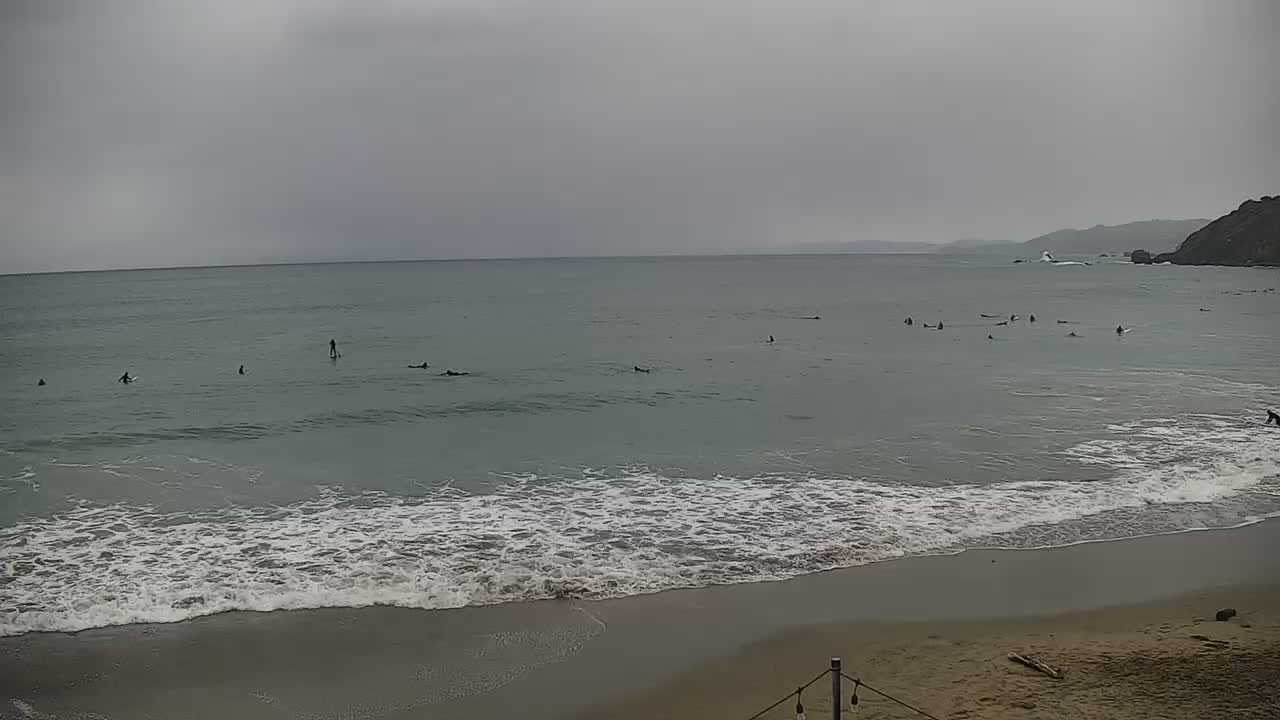
#> input picture data/ex-still.jpg, 1280 x 720 px, found by its file name
$ python test_kmeans.py
#> lines starting #> are read from the running program, lines starting #| are printed output that depends on the picture
import cv2
import numpy as np
import os

def test_kmeans(img_path):
#> called with img_path = '../data/ex-still.jpg'
    img = cv2.imread(img_path)
#> img is the input picture: shape (720, 1280, 3); mean B, G, R 117.8, 120, 118.4
    if img is None:
        print(f"Error loading {img_path}")
        return

    # Resize for faster processing
    scale = 0.5
    small_img = cv2.resize(img, (0,0), fx=scale, fy=scale)
    h, w = small_img.shape[:2]
#> h = 360; w = 640

    # Convert to HSV or LAB
    lab = cv2.cvtColor(small_img, cv2.COLOR_BGR2LAB)
#> lab: shape (360, 640, 3); mean of channels 0, 1, 2 127.7, 127, 129.1

    # Flatten
    Z = lab.reshape((-1,3))
    Z = np.float32(Z)

    # Define criteria, number of clusters(K) and apply kmeans()
    criteria = (cv2.TERM_CRITERIA_EPS + cv2.TERM_CRITERIA_MAX_ITER, 10, 1.0)
    K = 3
    ret, label, center = cv2.kmeans(Z, K, None, criteria, 10, cv2.KMEANS_RANDOM_CENTERS)
#> ret = 33951585.4; center = [[117.4, 125.6, 128.3], [157.4, 127.8, 127.3], [83.39, 128, 134.9]]

    # Convert back into uint8, and make original image
    center = np.uint8(center)
#> center = [[117, 125, 128], [157, 127, 127], [83, 128, 134]]
    res = center[label.flatten()]
    res2 = res.reshape((small_img.shape))
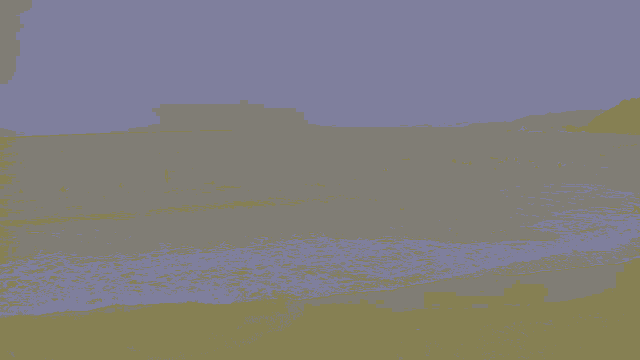
#> res2: shape (360, 640, 3); mean B, G, R 127.3, 126.4, 128.7

    # Convert back to BGR for saving
    res2_bgr = cv2.cvtColor(res2, cv2.COLOR_LAB2BGR)
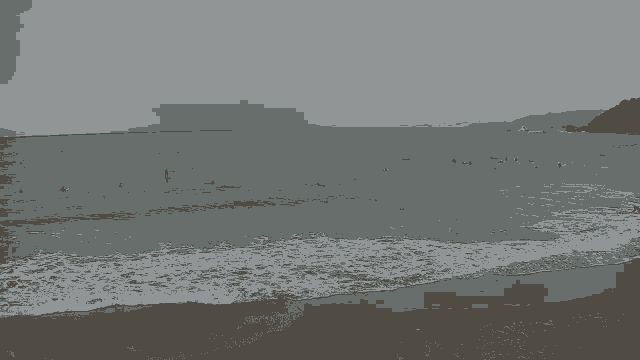
#> res2_bgr: shape (360, 640, 3); mean B, G, R 117.8, 119.8, 116.6
    cv2.imwrite('scratch/kmeans_out.jpg', res2_bgr)
    print("Kmeans saved.")

test_kmeans('../data/ex-still.jpg')
